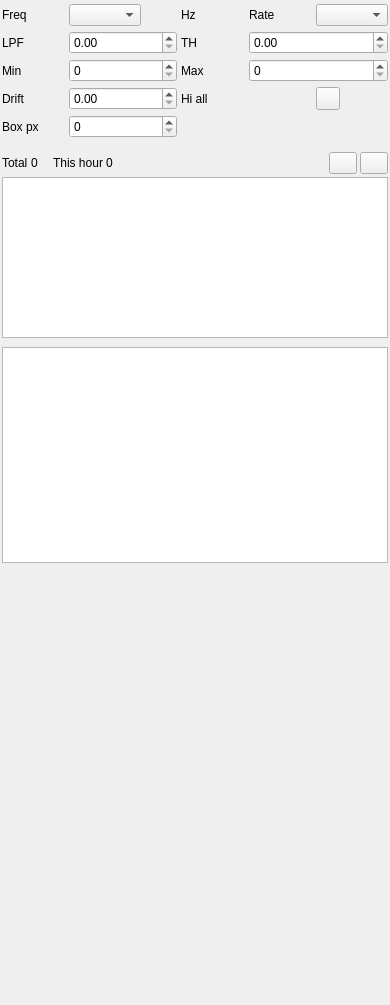
<?xml version="1.0" encoding="UTF-8"?>
<ui version="4.0">
 <class>MeteorGUI</class>
 <widget class="RollupContents" name="MeteorGUI">
  <property name="geometry">
   <rect>
    <x>0</x>
    <y>0</y>
    <width>390</width>
    <height>1005</height>
   </rect>
  </property>
  <property name="sizePolicy">
   <sizepolicy hsizetype="Expanding" vsizetype="Expanding">
    <horstretch>0</horstretch>
    <verstretch>0</verstretch>
   </sizepolicy>
  </property>
  <property name="minimumSize">
   <size>
    <width>360</width>
    <height>0</height>
   </size>
  </property>
  <property name="font">
   <font>
    <family>Liberation Sans</family>
    <pointsize>9</pointsize>
   </font>
  </property>
  <property name="focusPolicy">
   <enum>Qt::FocusPolicy::StrongFocus</enum>
  </property>
  <property name="windowTitle">
   <string>Meteor Detector</string>
  </property>
  <widget class="QWidget" name="settingsContainer" native="true">
   <property name="geometry">
    <rect>
     <x>0</x>
     <y>0</y>
     <width>390</width>
     <height>145</height>
    </rect>
   </property>
   <property name="sizePolicy">
    <sizepolicy hsizetype="Expanding" vsizetype="Preferred">
     <horstretch>0</horstretch>
     <verstretch>0</verstretch>
    </sizepolicy>
   </property>
   <property name="windowTitle">
    <string>Settings</string>
   </property>
   <layout class="QGridLayout" name="settingsLayout">
    <property name="leftMargin">
     <number>2</number>
    </property>
    <property name="topMargin">
     <number>2</number>
    </property>
    <property name="rightMargin">
     <number>2</number>
    </property>
    <property name="bottomMargin">
     <number>2</number>
    </property>
    <property name="horizontalSpacing">
     <number>4</number>
    </property>
    <property name="verticalSpacing">
     <number>3</number>
    </property>
    <item row="0" column="0">
     <widget class="QLabel" name="frequencyLabel">
      <property name="text">
       <string>Freq</string>
      </property>
     </widget>
    </item>
    <item row="0" column="1">
     <widget class="QComboBox" name="frequencyMode"/>
    </item>
    <item row="0" column="2">
     <widget class="ValueDialZ" name="deltaFrequency" native="true">
      <property name="sizePolicy">
       <sizepolicy hsizetype="Maximum" vsizetype="Maximum">
        <horstretch>0</horstretch>
        <verstretch>0</verstretch>
       </sizepolicy>
      </property>
      <property name="minimumSize">
       <size>
        <width>32</width>
        <height>16</height>
       </size>
      </property>
      <property name="font">
       <font>
        <family>Liberation Mono</family>
        <pointsize>12</pointsize>
       </font>
      </property>
      <property name="cursor">
       <cursorShape>PointingHandCursor</cursorShape>
      </property>
      <property name="focusPolicy">
       <enum>Qt::FocusPolicy::StrongFocus</enum>
      </property>
     </widget>
    </item>
    <item row="0" column="3">
     <widget class="QLabel" name="deltaUnits">
      <property name="text">
       <string>Hz</string>
      </property>
     </widget>
    </item>
    <item row="0" column="4">
     <widget class="QLabel" name="sampleRateLabel">
      <property name="text">
       <string>Rate</string>
      </property>
     </widget>
    </item>
    <item row="0" column="5">
     <widget class="QComboBox" name="sampleRate"/>
    </item>
    <item row="1" column="0">
     <widget class="QLabel" name="powerLPFCutoffLabel">
      <property name="text">
       <string>LPF</string>
      </property>
     </widget>
    </item>
    <item row="1" column="1" colspan="2">
     <widget class="QDoubleSpinBox" name="powerLPFCutoff"/>
    </item>
    <item row="1" column="3">
     <widget class="QLabel" name="detectionThresholdLabel">
      <property name="text">
       <string>TH</string>
      </property>
     </widget>
    </item>
    <item row="1" column="4" colspan="2">
     <widget class="QDoubleSpinBox" name="detectionThreshold"/>
    </item>
    <item row="2" column="0">
     <widget class="QLabel" name="minDurationLabel">
      <property name="text">
       <string>Min</string>
      </property>
     </widget>
    </item>
    <item row="2" column="1" colspan="2">
     <widget class="QSpinBox" name="minDuration"/>
    </item>
    <item row="2" column="3">
     <widget class="QLabel" name="maxDurationLabel">
      <property name="text">
       <string>Max</string>
      </property>
     </widget>
    </item>
    <item row="2" column="4" colspan="2">
     <widget class="QSpinBox" name="maxDuration"/>
    </item>
    <item row="3" column="0">
     <widget class="QLabel" name="maxFrequencyDriftLabel">
      <property name="text">
       <string>Drift</string>
      </property>
     </widget>
    </item>
    <item row="3" column="1" colspan="2">
     <widget class="QDoubleSpinBox" name="maxFrequencyDrift"/>
    </item>
    <item row="3" column="3" colspan="2">
     <widget class="QLabel" name="highlightDetectionsLabel">
      <property name="text">
       <string>Hi all</string>
      </property>
     </widget>
    </item>
    <item row="3" column="5">
     <widget class="ButtonSwitch" name="highlightAllDetections"/>
    </item>
    <item row="4" column="0">
     <widget class="QLabel" name="detectionBoxPaddingLabel">
      <property name="text">
       <string>Box px</string>
      </property>
     </widget>
    </item>
    <item row="4" column="1" colspan="2">
     <widget class="QSpinBox" name="detectionBoxPadding"/>
    </item>
   </layout>
  </widget>
  <widget class="QWidget" name="detectionsContainer" native="true">
   <property name="geometry">
    <rect>
     <x>0</x>
     <y>150</y>
     <width>390</width>
     <height>190</height>
    </rect>
   </property>
   <property name="sizePolicy">
    <sizepolicy hsizetype="Expanding" vsizetype="Preferred">
     <horstretch>0</horstretch>
     <verstretch>0</verstretch>
    </sizepolicy>
   </property>
   <property name="windowTitle">
    <string>Detections</string>
   </property>
   <layout class="QVBoxLayout" name="detectionsLayout">
    <property name="spacing">
     <number>3</number>
    </property>
    <property name="leftMargin">
     <number>2</number>
    </property>
    <property name="topMargin">
     <number>2</number>
    </property>
    <property name="rightMargin">
     <number>2</number>
    </property>
    <property name="bottomMargin">
     <number>2</number>
    </property>
    <item>
     <layout class="QHBoxLayout" name="countsLayout">
      <item>
       <widget class="QLabel" name="totalLabel">
        <property name="text">
         <string>Total</string>
        </property>
       </widget>
      </item>
      <item>
       <widget class="QLabel" name="totalCountText">
        <property name="text">
         <string>0</string>
        </property>
       </widget>
      </item>
      <item>
       <spacer name="countsSpacerA">
        <property name="orientation">
         <enum>Qt::Orientation::Horizontal</enum>
        </property>
        <property name="sizeType">
         <enum>QSizePolicy::Fixed</enum>
        </property>
        <property name="sizeHint" stdset="0">
         <size>
          <width>12</width>
          <height>20</height>
         </size>
        </property>
       </spacer>
      </item>
      <item>
       <widget class="QLabel" name="hourLabel">
        <property name="text">
         <string>This hour</string>
        </property>
       </widget>
      </item>
      <item>
       <widget class="QLabel" name="hourCountText">
        <property name="text">
         <string>0</string>
        </property>
       </widget>
      </item>
      <item>
       <spacer name="countsSpacerB">
        <property name="orientation">
         <enum>Qt::Orientation::Horizontal</enum>
        </property>
        <property name="sizeHint" stdset="0">
         <size>
          <width>40</width>
          <height>20</height>
         </size>
        </property>
       </spacer>
      </item>
      <item>
       <widget class="QPushButton" name="clearDetections">
        <property name="maximumSize">
         <size>
          <width>28</width>
          <height>16777215</height>
         </size>
        </property>
        <property name="text">
         <string/>
        </property>
       </widget>
      </item>
      <item>
       <widget class="QPushButton" name="saveDetections">
        <property name="maximumSize">
         <size>
          <width>28</width>
          <height>16777215</height>
         </size>
        </property>
        <property name="text">
         <string/>
        </property>
       </widget>
      </item>
     </layout>
    </item>
    <item>
     <widget class="QTableWidget" name="detectionsTable">
      <property name="minimumSize">
       <size>
        <width>0</width>
        <height>120</height>
       </size>
      </property>
     </widget>
    </item>
   </layout>
  </widget>
  <widget class="QWidget" name="histogramContainer" native="true">
   <property name="geometry">
    <rect>
     <x>0</x>
     <y>345</y>
     <width>390</width>
     <height>220</height>
    </rect>
   </property>
   <property name="sizePolicy">
    <sizepolicy hsizetype="Expanding" vsizetype="Expanding">
     <horstretch>0</horstretch>
     <verstretch>0</verstretch>
    </sizepolicy>
   </property>
   <property name="windowTitle">
    <string>Hourly Counts</string>
   </property>
   <layout class="QVBoxLayout" name="histogramLayout">
    <property name="leftMargin">
     <number>2</number>
    </property>
    <property name="topMargin">
     <number>2</number>
    </property>
    <property name="rightMargin">
     <number>2</number>
    </property>
    <property name="bottomMargin">
     <number>2</number>
    </property>
    <item>
     <widget class="QChartView" name="hourlyChartView">
      <property name="minimumSize">
       <size>
        <width>0</width>
        <height>180</height>
       </size>
      </property>
     </widget>
    </item>
   </layout>
  </widget>
  <widget class="QWidget" name="spectrumContainer" native="true">
   <property name="geometry">
    <rect>
     <x>0</x>
     <y>570</y>
     <width>390</width>
     <height>210</height>
    </rect>
   </property>
   <property name="sizePolicy">
    <sizepolicy hsizetype="Expanding" vsizetype="Expanding">
     <horstretch>0</horstretch>
     <verstretch>0</verstretch>
    </sizepolicy>
   </property>
   <property name="windowTitle">
    <string>Spectrum</string>
   </property>
   <layout class="QVBoxLayout" name="spectrumLayout">
    <property name="spacing">
     <number>2</number>
    </property>
    <property name="leftMargin">
     <number>2</number>
    </property>
    <property name="topMargin">
     <number>2</number>
    </property>
    <property name="rightMargin">
     <number>2</number>
    </property>
    <property name="bottomMargin">
     <number>2</number>
    </property>
    <item>
     <widget class="GLSpectrum" name="glSpectrum" native="true">
      <property name="minimumSize">
       <size>
        <width>0</width>
        <height>180</height>
       </size>
      </property>
     </widget>
    </item>
    <item>
     <widget class="GLSpectrumGUI" name="spectrumGUI" native="true"/>
    </item>
   </layout>
  </widget>
  <widget class="QWidget" name="scopeContainer" native="true">
   <property name="geometry">
    <rect>
     <x>0</x>
     <y>785</y>
     <width>390</width>
     <height>210</height>
    </rect>
   </property>
   <property name="sizePolicy">
    <sizepolicy hsizetype="Expanding" vsizetype="Expanding">
     <horstretch>0</horstretch>
     <verstretch>0</verstretch>
    </sizepolicy>
   </property>
   <property name="windowTitle">
    <string>Scope</string>
   </property>
   <layout class="QVBoxLayout" name="scopeLayout">
    <property name="spacing">
     <number>2</number>
    </property>
    <property name="leftMargin">
     <number>2</number>
    </property>
    <property name="topMargin">
     <number>2</number>
    </property>
    <property name="rightMargin">
     <number>2</number>
    </property>
    <property name="bottomMargin">
     <number>2</number>
    </property>
    <item>
     <widget class="GLScope" name="glScope" native="true">
      <property name="minimumSize">
       <size>
        <width>0</width>
        <height>180</height>
       </size>
      </property>
     </widget>
    </item>
    <item>
     <widget class="GLScopeGUI" name="scopeGUI" native="true"/>
    </item>
   </layout>
  </widget>
 </widget>
 <customwidgets>
  <customwidget>
   <class>RollupContents</class>
   <extends>QWidget</extends>
   <header>gui/rollupcontents.h</header>
   <container>1</container>
  </customwidget>
  <customwidget>
   <class>ValueDialZ</class>
   <extends>QWidget</extends>
   <header>gui/valuedialz.h</header>
   <container>1</container>
  </customwidget>
  <customwidget>
   <class>ButtonSwitch</class>
   <extends>QToolButton</extends>
   <header>gui/buttonswitch.h</header>
  </customwidget>
  <customwidget>
   <class>QChartView</class>
   <extends>QGraphicsView</extends>
   <header>QtCharts</header>
  </customwidget>
  <customwidget>
   <class>GLSpectrum</class>
   <extends>QWidget</extends>
   <header>gui/glspectrum.h</header>
   <container>1</container>
  </customwidget>
  <customwidget>
   <class>GLSpectrumGUI</class>
   <extends>QWidget</extends>
   <header>gui/glspectrumgui.h</header>
   <container>1</container>
  </customwidget>
  <customwidget>
   <class>GLScope</class>
   <extends>QWidget</extends>
   <header>gui/glscope.h</header>
   <container>1</container>
  </customwidget>
  <customwidget>
   <class>GLScopeGUI</class>
   <extends>QWidget</extends>
   <header>gui/glscopegui.h</header>
   <container>1</container>
  </customwidget>
 </customwidgets>
 <resources/>
 <connections/>
</ui>
